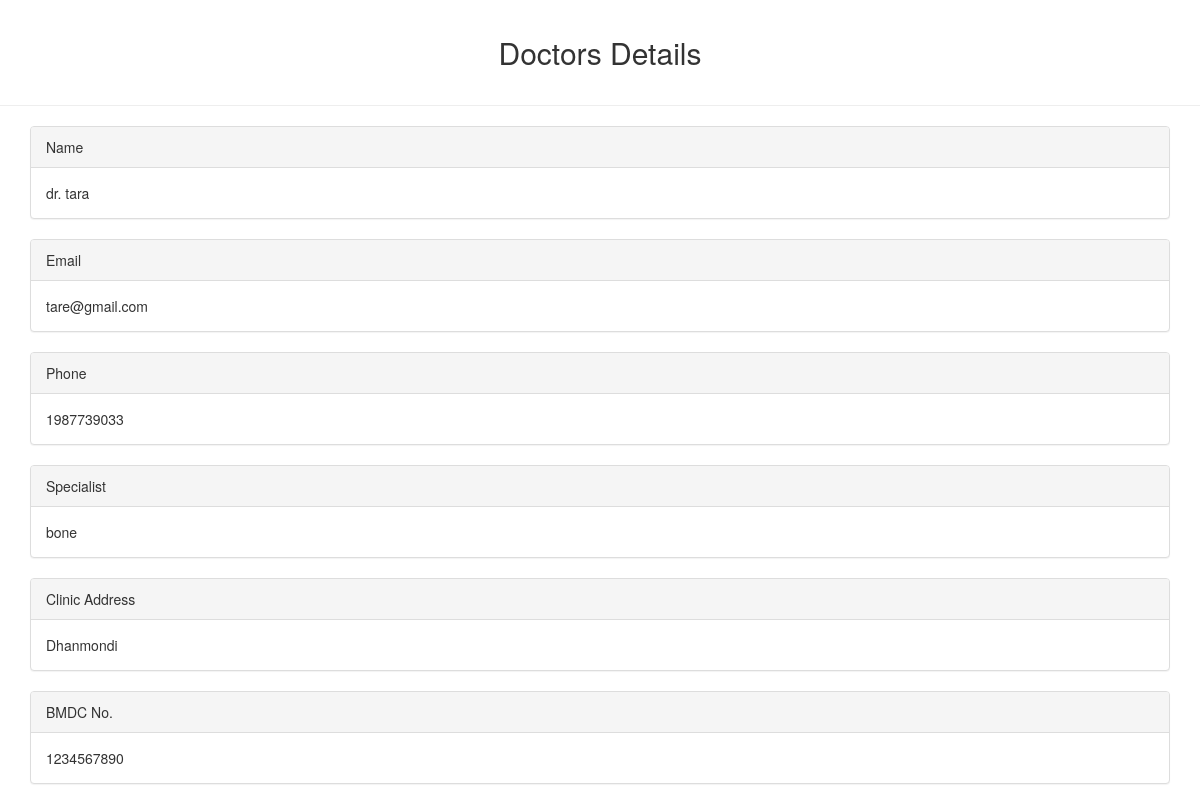
The page /Admin/doc_info.php?id=25 on the database its author committed.
### tables this page shows
CREATE TABLE `doctor` (
  `id` int(11) NOT NULL,
  `name` varchar(64) NOT NULL,
  `email` varchar(64) NOT NULL,
  `phone` int(16) NOT NULL,
  `gender` varchar(64) NOT NULL,
  `specialist` varchar(64) NOT NULL,
  `clinic_address` varchar(64) NOT NULL,
  `bmdc` int(20) NOT NULL,
  `file` varchar(64) NOT NULL,
  `password` varchar(64) NOT NULL,
  `status` varchar(64) NOT NULL,
  `s_day` varchar(64) NOT NULL,
  `s_time` varchar(64) NOT NULL
);

### Admin/doc_info.php (the view)
<?php
include("../header.php");
include("../connection.php");
?>
<body>
    <div class="text-center">
        <h2 class="header">Doctors Details</h2>
        <hr>
    </div>
    <div class="container">
    <?php
         $id = $_GET['id'];
         $sql = "SELECT* FROM `doctor` WHERE `id`='$id'";
         $query = mysqli_query($con, $sql);
         $row = mysqli_num_rows($query);
         if($row>0){
             while($data=mysqli_fetch_assoc($query)){
                 ?>
                 <div class="panel panel-default">
                     <div class="panel-heading">Name</div>
                     <div class="panel-body"><?php echo $data['name'];?></div>
                 </div>
                 <div class="panel panel-default">
                     <div class="panel-heading">Email</div>
                     <div class="panel-body"><?php echo $data['email'];?></div>
                 </div>
                 <div class="panel panel-default">
                     <div class="panel-heading">Phone</div>
                     <div class="panel-body"><?php echo $data['phone'];?></div>
                 </div>
                 <div class="panel panel-default">
                     <div class="panel-heading">Specialist</div>
                     <div class="panel-body"><?php echo $data['specialist'];?></div>
                 </div>
                 <div class="panel panel-default">
                     <div class="panel-heading">Clinic Address</div>
                     <div class="panel-body"><?php echo $data['clinic_address'];?></div>
                 </div>
                 <div class="panel panel-default">
                     <div class="panel-heading">BMDC No.</div>
                     <div class="panel-body"><?php echo $data['bmdc'];?></div>
                 </div>
                 <?php
             }
         }
    ?>
    </div>
</body>

### style.css (style rules this page uses)
.header { margin: 3% 0; }

### rows shown on the page
doctor: name "dr. tara", email "tare@gmail.com", phone "1987739033", specialist "bone", clinic_address "Dhanmondi", bmdc "1234567890"
